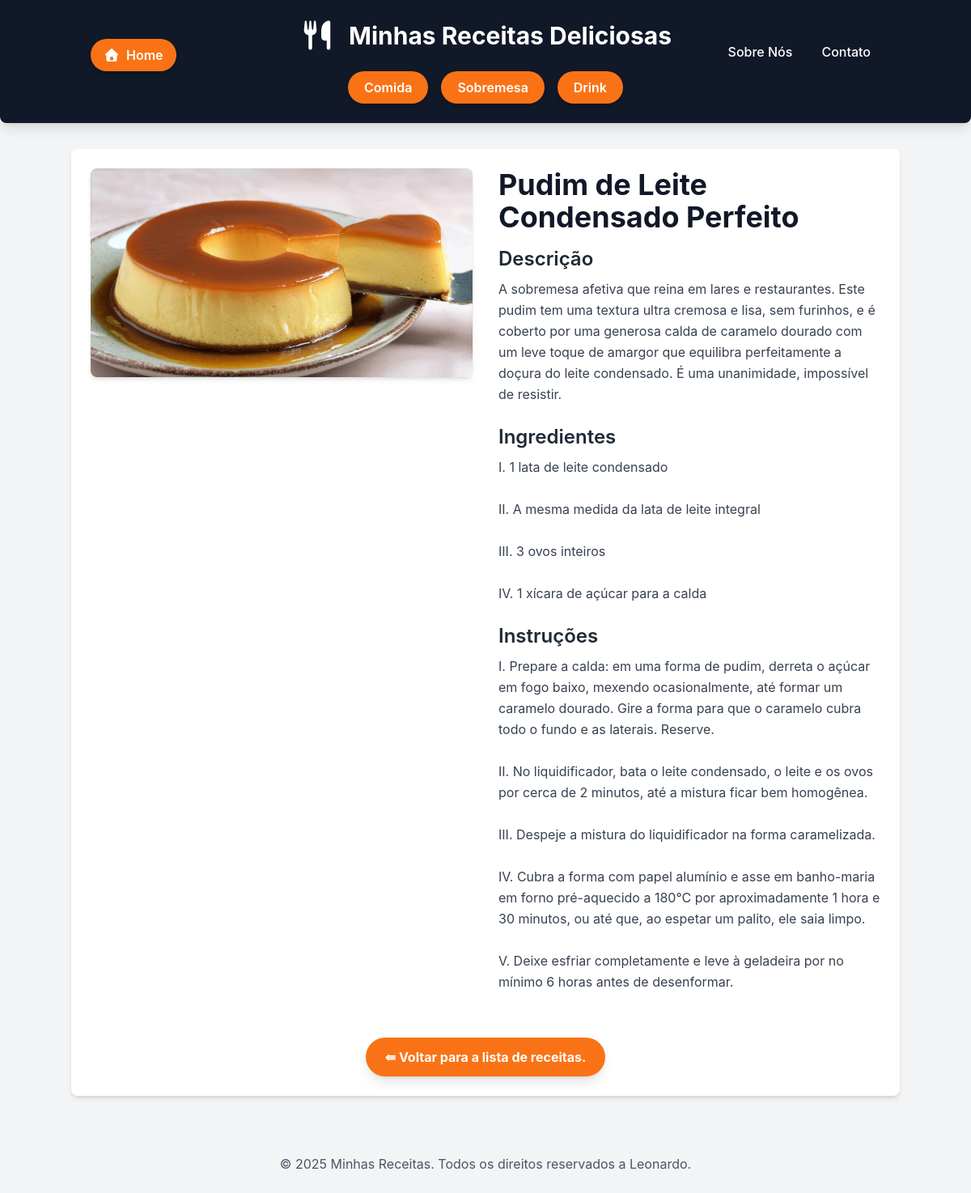
Screenshot of /receitas/receitas/30/ with the database file from the repository.
### receitas/models.py (models this page shows, shortened)
class Receita(models.Model):
    CATEGORY_CHOICES = [
        ('comida', 'Comida'),
        ('sobremesa', 'Sobremesa'),
        ('drink', 'Drink'),
    ]
    title = models.CharField(max_length=200, verbose_name='Título')
    description = models.TextField(verbose_name='Descrição')
    ingredients = models.TextField(verbose_name='Ingredientes')
    instructions = models.TextField(verbose_name='Instruções')
    categoria = models.CharField( # <-- ALTERADO
        max_length=50,
        choices=CATEGORY_CHOICES,
        default='comida',
        verbose_name='Categoria'
    )
    image = models.ImageField(upload_to='receitas/img', blank=True, null=True, verbose_name='Imagem')
    created_at = models.DateTimeField(auto_now_add=True)
    updated_at = models.DateTimeField(auto_now=True)
    class Meta:
        verbose_name = 'Receita'
        verbose_name_plural = 'Receitas'
        ordering = ['-created_at']

### receitas/views.py (the view)
# urls.py: path('receitas/<int:id>/', views.receita_detail, name='receita_detail'),
def receita_detail(request, id):
    receita = get_object_or_404(Receita, pk=id)
    return render(request, 'receitas/receita_detail.html', {'receita': receita})

### receitas/templates/receitas/receita_detail.html (shortened to what this page needs)
{% extends "receitas/base.html" %}
{% block content %}
<div class="flex flex-col md:flex-row gap-8">
    {% if receita.image %}
    <div class="md:w-1/2">
        <img src="{{ receita.image.url }}" alt="[Imagem da {{ receita.title }}]"
            class="w-full h-auto object-cover rounded-lg shadow-md">
    </div>
    {% endif %}
    <div class="md:w-1/2">
        <h2 class="text-4xl font-bold text-gray-900 mb-4">{{ receita.title }}</h2>
        <h3 class="text-2xl font-semibold text-gray-800 mb-2">Descrição</h3>
        <p class="text-gray-700 mb-6 leading-relaxed">{{ receita.description }}</p>
        <h3 class="text-2xl font-semibold text-gray-800 mb-2">Ingredientes</h3>
        <p class="text-gray-700 mb-6 leading-relaxed whitespace-pre-wrap">{{ receita.ingredients }}</p>
        <h3 class="text-2xl font-semibold text-gray-800 mb-2">Instruções</h3>
        <p class="text-gray-700 mb-6 leading-relaxed whitespace-pre-wrap">{{ receita.instructions }}</p>
    </div>
</div>
<div class="mt-8 text-center">
    <a href="{% url 'home' %}"
        class="inline-block bg-orange-500 hover:bg-orange-600 text-white font-bold py-3 px-6 rounded-full transition duration-300 ease-in-out shadow-lg">&lAarr;
        Voltar para a lista de receitas.</a>
</div>
{% endblock %}

### receitas/templates/receitas/base.html (style rules this page uses)
body { font-family: 'Inter', sans-serif; }

### rows the page displays
Receita: image (picture), title "Pudim de Leite Condensado Perfeito", description "A sobremesa afetiva que reina em lares e restaurantes. Este pudim tem uma textura ultra cremosa e lisa, sem furinhos, e é coberto por uma generosa calda de caramelo dourado com um leve toque de amargor que equilibra perfeitamente a doçura do leite condensado. É uma unanimidade, impossível de resistir.", ingredients "I. 1 lata de leite condensado II. A mesma medida da lata de leite integral III. 3 ovos inteiros IV. 1 xícara de açúcar para a calda", instructions "I. Prepare a calda: em uma forma de pudim, derreta o açúcar em fogo baixo, mexendo ocasionalmente, até formar um caramelo dourado. Gire a forma para que o caramelo cubra todo o fundo e as laterais. Reserve. II. No liquidificador, bata o leite condensado, o leite e os ovos por cerca de 2 minutos, até a mistura ficar bem homogênea. III. Despeje a mistura do liquidificador na forma caramelizada. IV. Cubra a forma com papel alumínio e asse em banho-maria em forno pré-aquecido a 180°C por aproximadamente 1 hora e 30 minutos, ou até que, ao espetar um palito, ele saia limpo. V. Deixe esfriar completamente e leve à geladeira por no mínimo 6 horas antes de desenformar."
